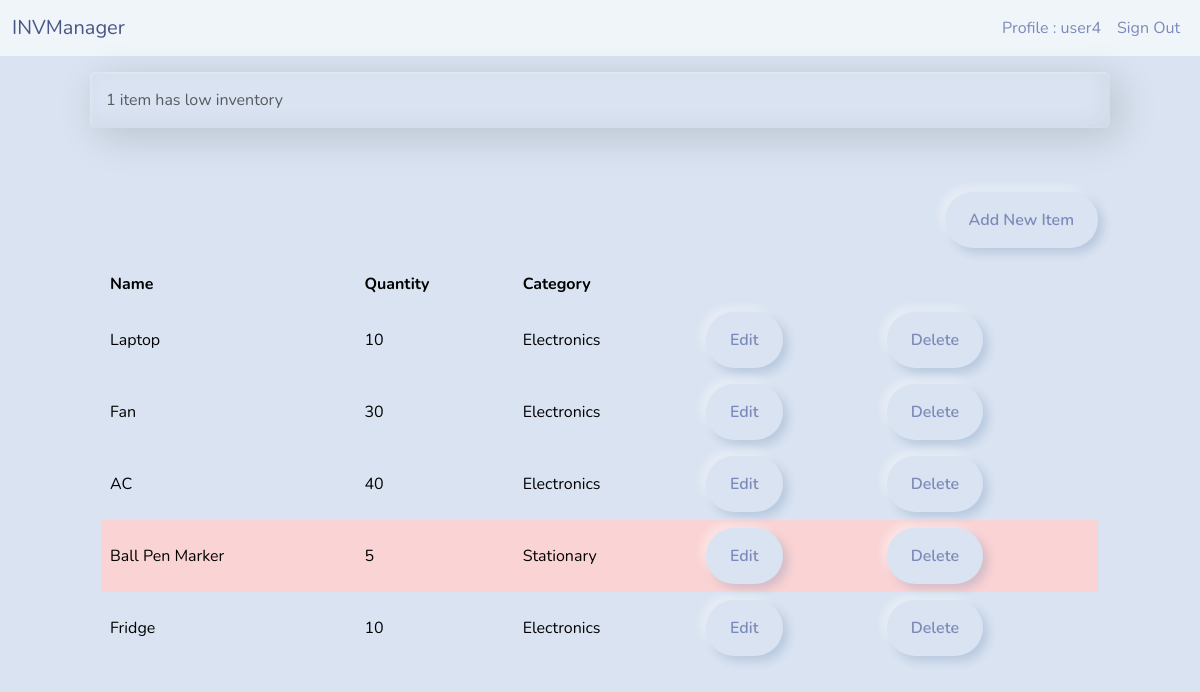
/dashboard/ (signed in), run on the app's committed database.
### inventory/models.py (models this page shows, shortened)
class InventoryItem(models.Model):
    name = models.CharField(max_length=200)
    quantity = models.PositiveIntegerField()
    category = models.ForeignKey('Category' , on_delete=models.SET_NULL , blank = True , null = True)
    date_created = models.DateTimeField(auto_now_add=True)
    user = models.ForeignKey(User, on_delete = models.CASCADE)

class Category(models.Model):
    name = models.CharField(max_length = 200)
    class Meta:
        verbose_name_plural = 'Categories'

### inventory/views.py (the view)
# urls.py: path("dashboard/",Dashboard.as_view(), name="dashboard"),
class Dashboard(LoginRequiredMixin,View):
    def get(self , request):
        items = InventoryItem.objects.filter(user = self.request.user.id).order_by('id')
        low_inventory = InventoryItem.objects.filter(user=self.request.user.id , quantity__lte = LOW_QUANTITY)
        if low_inventory.count() > 0:
            if low_inventory.count() > 1:
                messages.error(request , f"{low_inventory.count()} items have low inventory")
            else:
                messages.error(request , f"{low_inventory.count()} item has low inventory")
        low_inventory_ids = InventoryItem.objects.filter(user = self.request.user.id , quantity__lte = LOW_QUANTITY).values_list('id' , flat=True)
        return render(request , 'inventory/dashboard.html',{'items' : items , 'low_inventory_ids' : low_inventory_ids})

### inventory/templates/inventory/dashboard.html (shortened to what this page needs)
{% extends "inventory/base.html" %}
{% block content %}
    {% if messages %}
        <div class="row mt-3">
            {% for message in messages %}
                {% if message.tags == 'error' %}
                    <div class="col-md-10 col-12 mx-auto alert alert-secondary">
                        {{message}}
                    </div>
                {% else %}
                    <div class="col-md-10 col-12 mx-auto alert alert-success">
                        {{message}}
                    </div>
                {% endif %}
            {% endfor %}
        </div>
    {% endif %}
    <div class="row">
        <div class="col-md-10 col-12 mx-auto mt-5">
            <div class="d-flex justify-content-end">
                <a href="{% url "add-item" %}" class="btn btn-primary">Add New Item</a>
            </div>
            <table class="table table-hover table-hover mt-3">
                <thead>
                    <tr>
                        <th scope ="col">Name</th>
                        <th scope ="col">Quantity</th>
                        <th scope ="col">Category</th>
                        <th scope ="col"></th>
                        <th scope ="col"></th>
                    </tr>
                </thead>
                <tbody>
                    {% for item in items %}
                        {% if item.id in low_inventory_ids %}
                        <tr class='table-danger'>
                            <td class="align-middle">{{ item.name }}</td>
                            <td class="align-middle">{{ item.quantity }}</td>
                            <td class="align-middle">{{ item.category.name}}</td>
                            <td><a href= "{% url "edit-item" item.id %}" class="btn btn-primary">Edit</a></td>
                            <td><a href= "{% url "delete-item" item.id %}" class="btn btn-primary">Delete</a></td>
                        </tr>
                        {% else %}
                        <tr>
                            <td class="align-middle">{{ item.name }}</td>
                            <td class="align-middle">{{ item.quantity }}</td>
                            <td class="align-middle">{{ item.category.name}}</td>
                            <td><a href= "{% url "edit-item" item.id %}" class="btn btn-primary">Edit</a></td>
                            <td><a href= "{% url "delete-item" item.id %}" class="btn btn-primary">Delete</a></td>
                        </tr>
                        {% endif %}
                    {% endfor %}
                </tbody>
            </table>
        </div>
    </div>
{% endblock content %}

### inventory/templates/inventory/navigation.html (shortened to what this page needs)
<nav class="navbar navbar-expand-lg bg-light">
    <div class="container-fluid">
        <a href="{% url "index" %}" class="navbar-brand">INVManager</a>
        <div class="collapsenavbar-collapsejustify-content-end" id="navbarNav">
            <ul class="navbar-nav">
                {% if user.is_authenticated %}
                    <li class="nav-item">
                        <a href="{% url "profile-page" %}" class="nav-link">Profile : {{user.username}}</a>
                    </li>
                    <li class="nav-item">
                        <a href="{% url "logout" %}" class="nav-link">Sign Out</a>
                    </li>
                {% endif %}
            </ul>
        </div>
    </div>
</nav>

### data on the page
InventoryItem: name "Laptop", quantity "10", category.name "Electronics"
InventoryItem: name "Fan", quantity "30", category.name "Electronics"
InventoryItem: name "AC", quantity "40", category.name "Electronics"
InventoryItem: name "Ball Pen Marker", quantity "5", category.name "Stationary"
InventoryItem: name "Fridge", quantity "10", category.name "Electronics"

### other printed values
{{ user.username }} "user4"
{{ message }} "1 item has low inventory"
